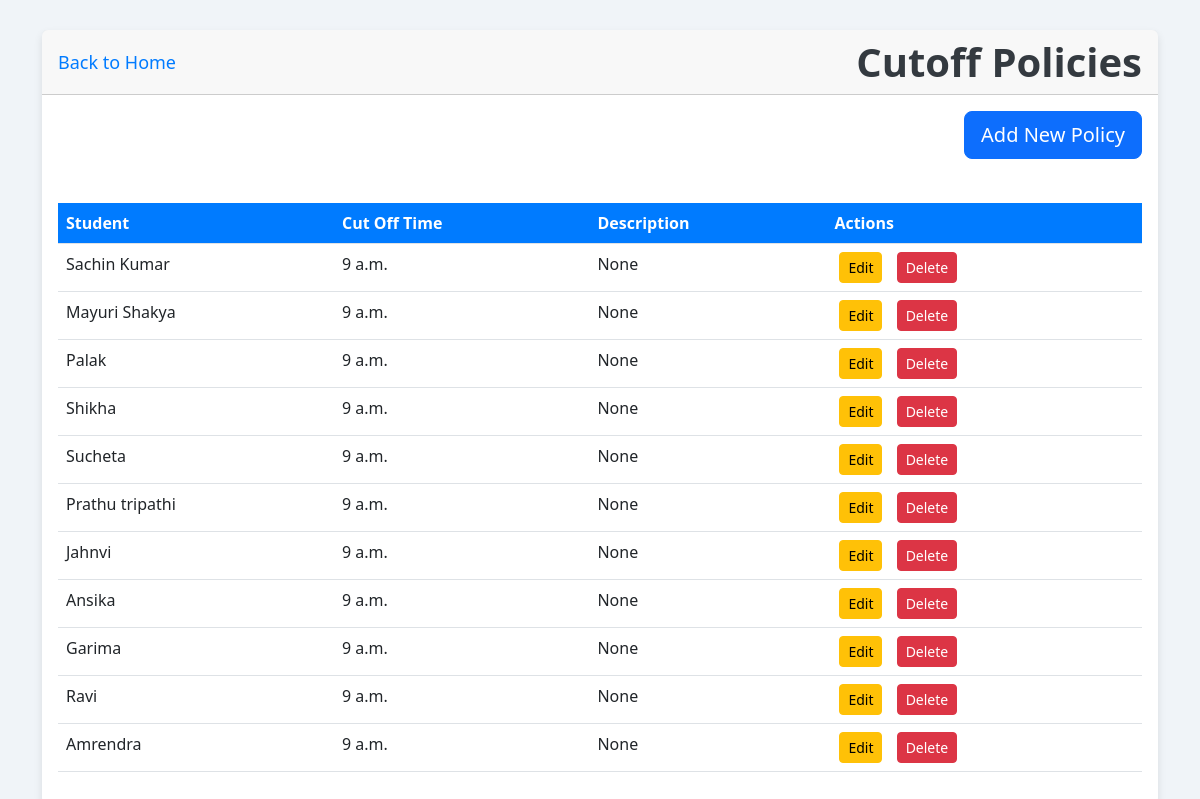
The app's page /cutoff/ (signed in) with its own data.
### app1/models.py (models this page shows, shortened)
class CutOffPolicy(models.Model):
    student = models.OneToOneField('Student', on_delete=models.CASCADE, related_name="cutoff_policy")
    def get_default_cutoff_time():
        return time(9, 0)  # Default is 9:00 AM
    cutoff_time = models.TimeField(default=get_default_cutoff_time)
    description = models.CharField(max_length=255, blank=True, null=True)

class Student(models.Model):
    name = models.CharField(max_length=255)
    email = models.EmailField(max_length=255)
    phone_number = models.CharField(max_length=15)
    face_embedding = models.JSONField(blank=True, null=True)
    authorized = models.BooleanField(default=False)
    roll_no = models.CharField(max_length=20,unique=True)
    address = models.TextField()
    date_of_birth = models.DateField()
    joining_date = models.DateField()
    mother_name = models.CharField(max_length=255)
    father_name = models.CharField(max_length=255)
    department = models.ManyToManyField(Department, related_name="students")

### app1/views.py (the view)
# urls.py: path('cutoff/', views.cutoff_policy_list, name='cutoff_policy_list'),
@staff_member_required
def cutoff_policy_list(request):
    policies = CutOffPolicy.objects.select_related('student').all()
    return render(request, 'cutoffpolicy_list.html', {'policies': policies})

### templates/cutoffpolicy_list.html (shortened to what this page needs)
<!DOCTYPE html>
<html lang="en">
<head>
    <link href="https://cdn.jsdelivr.net/npm/bootstrap@5.3.0-alpha3/dist/css/bootstrap.min.css" rel="stylesheet">
</head>
<body>
    <div class="container">
        <div class="card">
            <div class="card-header">
                <a href="/" class="back-icon">
                     Back to Home
                </a>
                <h1 class="text-center mb-0">Cutoff Policies</h1>
            </div>
            <div class="card-body">
                <div class="text-end">
                    <a href="{% url 'create_cutoff_policy' %}" class="btn btn-primary btn-lg">Add New Policy</a>
                </div>
                <div class="table-responsive">
                    <table class="table table-hover mt-4">
                        <thead>
                            <tr>
                                <th>Student</th>
                                <th>Cut Off Time</th>
                                <th>Description</th>
                                <th>Actions</th>
                            </tr>
                        </thead>
                        <tbody>
                            {% for policy in policies %}
                            <tr>
                                <td>{{ policy.student.name }}</td>
                                <td>{{ policy.cutoff_time }}</td>
                                <td>{{ policy.description }}</td>
                                <td>
                                    <a href="{% url 'update_cutoff_policy' policy.id %}" class="btn btn-sm btn-warning btn-action">Edit</a>
                                    <form action="{% url 'delete_cutoff_policy' policy.id %}" method="post" style="display:inline;">
                                        <button type="submit" class="btn btn-sm btn-danger btn-action" onclick="return confirm('Are you sure you want to delete this policy?');">Delete</button>
                                    </form>
                                </td>
                            </tr>
                            {% empty %}
                            <tr>
                                <td colspan="4" class="no-policies">No policies found.</td>
                            </tr>
                            {% endfor %}
                        </tbody>
                    </table>
                </div>
            </div>
        </div>
    </div>
</body>
</html>

### templates/cutoffpolicy_list.html (style rules this page uses)
body { background-color: #f0f4f8; }
.container { margin-top: 30px; }
h1 { color: #343a40; margin-bottom: 20px; font-weight: 600; }
.btn-primary { margin-bottom: 20px; }
.table th { background-color: #007bff; color: white; }
.btn-action { margin: 0 5px; }
.card { border: none; box-shadow: 0 4px 8px rgba(0, 0, 0, 0.1); margin-bottom: 30px; }
.back-icon { font-size: 18px; color: #007bff; text-decoration: none; }
.card-header { display: flex; align-items: center; justify-content: space-between; }
.card-header a { color: #007bff; }

### records on screen
CutOffPolicy: student.name "Sachin Kumar", cutoff_time "9 a.m.", description "None"
CutOffPolicy: student.name "Mayuri Shakya", cutoff_time "9 a.m.", description "None"
CutOffPolicy: student.name "Palak", cutoff_time "9 a.m.", description "None"
CutOffPolicy: student.name "Shikha", cutoff_time "9 a.m.", description "None"
CutOffPolicy: student.name "Sucheta", cutoff_time "9 a.m.", description "None"
CutOffPolicy: student.name "Prathu tripathi", cutoff_time "9 a.m.", description "None"
CutOffPolicy: student.name "Jahnvi", cutoff_time "9 a.m.", description "None"
CutOffPolicy: student.name "Ansika", cutoff_time "9 a.m.", description "None"
CutOffPolicy: student.name "Garima", cutoff_time "9 a.m.", description "None"
CutOffPolicy: student.name "Ravi", cutoff_time "9 a.m.", description "None"
CutOffPolicy: student.name "Amrendra", cutoff_time "9 a.m.", description "None"
